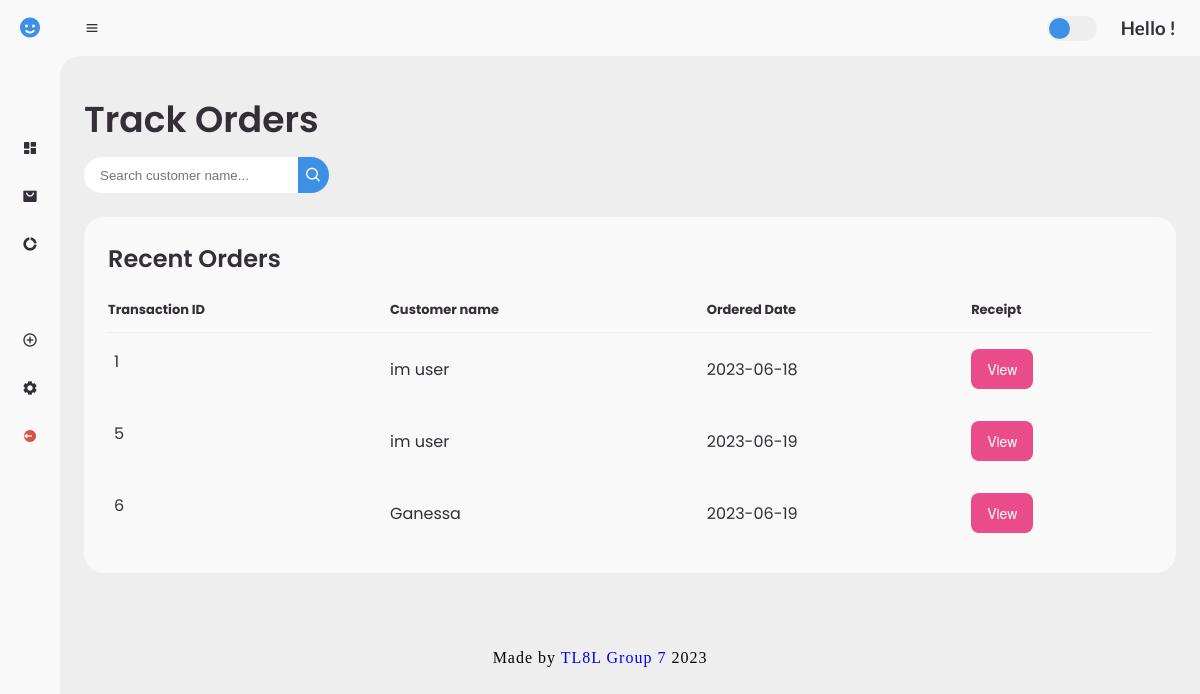
Screenshot of /trackorders with the database file from the repository.
### restaurant/models.py (models this page shows, shortened)
class Transactions(db.Model):
    __tablename__ = 'transactions'
    id = db.Column(db.Integer, primary_key = True)
    customer_id = db.Column(db.Integer, db.ForeignKey('users.id'))
    payment_method =db.Column(db.String, nullable=False)
    order_date = db.Column(db.Date, nullable=False)
    delivery_address =db.Column(db.String(255), nullable=False)
    order = db.relationship('Orders', backref = 'transactions', lazy = 'dynamic')

class User(UserMixin, db.Model):
    __tablename__ = 'users'
    id = db.Column(db.Integer, primary_key =True)
    fullname = db.Column(db.String(60), nullable=False)
    username = db.Column(db.String(60), nullable=False)
    password = db.Column(db.String(60), nullable=False)
    email = db.Column(db.String(60), nullable=False)
    phonenum = db.Column(db.Integer)
    gender = db.Column(db.String(10))
    role = db.Column(db.String(100))
    transactions = db.relationship('Transactions', backref = 'users', uselist = False)

### restaurant/admin.py (the view)
@admin.route("/trackorders")
def trackorders():
    confirmed_transactions = Transactions.query \
    .join(User, Transactions.customer_id == User.id) \
    .filter(Transactions.payment_method != "None") \
    .all()
    print(confirmed_transactions)
    return render_template("track_orders.html", orders = confirmed_transactions)

### restaurant/templates/track_orders.html (shortened to what this page needs)
{% extends "base.html" %}
{% block content %}
      <main>
        <div class="head-title">
          <div class="left">
            <h1>Track Orders</h1>
          </div>
        </div>
        <div class="head-title">
          <div class="form-input">
            <input type="search" id="adminfilterInput" placeholder="Search customer name..." />
            <button  onclick="filterNames()" class="search-btn">
              <i class="bx bx-search"></i>
            </button>
        </div>
      </div>
        <div class="table-data">
          <div class="order">
            <div class="head">
              <h3>Recent Orders</h3>
            </div>
            <table>
              <thead>
                <tr>
                  <th>Transaction ID</th>
                  <th>Customer name</th>
                  <th>Ordered Date</th>
                  <th>Receipt</th>
                </tr>
              </thead>
              <tbody id="names">
                {% for items in orders %}
                  <tr class="transactions">
                    <td>
                      <p>{{items.id}}</p>
                    </td>
                    <td class="customer_name">{{items.users.fullname}}</td>
                    <td>{{items.order_date}}</td>
                    <td><a href="{{url_for('customer.customer_view_receipt', trx_id = items.id ) }}" ><Button class="button-1" role="button">View</Button></a></td>
                  </tr>
                {% endfor %}
              </tbody>
            </table>
          </div>
        </div>
      </main>
    </section>
{% endblock content %}

### restaurant/static/style.css (style rules this page uses)
* { margin: 0; padding: 0; box-sizing: border-box; }
a { text-decoration: none; }
:root { --poppins: 'Poppins', sans-serif; --lato: 'Lato', sans-serif; --light: #f9f9f9; --blue: #3c91e6; --light-blue: #cfe8ff; --grey: #eee; --dark-grey: #aaaaaa; --dark: #342e37; --red: #db504a; --yellow: #ffce26; --light-yellow: #fff2c6; --orange: #fd7238; --light-orange: #ffe0d3; }
html { overflow-x: hidden; }
body { background: var(--grey); overflow-x: hidden; }
#content nav form, .head-title { max-width: 400px; width: 100%; margin-right: auto; }
#content nav form, .head-title .form-input { display: flex; align-items: center; height: 36px; }
#content nav form, .head-title .form-input input { flex-grow: 1; padding: 0 16px; height: 100%; border: none; border-radius: 36px 0 0 36px; outline: none; width: 100%; color: var(--dark); }
.head-title .form-input button { width: 36px; height: 100%; display: flex; justify-content: center; align-items: center; background: var(--blue); color: var(--light); font-size: 18px; border: none; outline: none; border-radius: 0 36px 36px 0; cursor: pointer; }
#content main { width: 100%; padding: 36px 24px; font-family: var(--poppins); max-height: calc(100vh - 56px); overflow-y: auto; }
#content main .head-title { display: flex; align-items: center; justify-content: space-between; grid-gap: 16px; flex-wrap: wrap; }
#content main .head-title .left h1 { font-size: 36px; font-weight: 600; margin-bottom: 10px; color: var(--dark); }
#content main .table-data { display: flex; flex-wrap: wrap; grid-gap: 24px; margin-top: 24px; width: 100%; color: var(--dark); }
#content main .table-data > div { border-radius: 20px; background: var(--light); padding: 24px; overflow-x: auto; }
#content main .table-data .head { display: flex; align-items: center; grid-gap: 16px; margin-bottom: 24px; }
#content main .table-data .head h3 { margin-right: auto; font-size: 24px; font-weight: 600; }
#content main .table-data .order { flex-grow: 1; flex-basis: 500px; }
#content main .table-data .order table { width: 100%; border-collapse: collapse; }
#content main .table-data .order table th { padding-bottom: 12px; font-size: 13px; text-align: left; border-bottom: 1px solid var(--grey); }
#content main .table-data .order table td { padding: 16px 0; }
#content main .table-data .order table tr td:first-child { display: flex; align-items: center; grid-gap: 12px; padding-left: 6px; }
.button-1 { background-color: #EA4C89; border-radius: 8px; border-style: none; box-sizing: border-box; color: #FFFFFF; cursor: pointer; display: inline-block; font-family: "Haas Grot Text R Web", "Helvetica Neue", Helvetica, Arial, sans-serif; font-size: 14px; font-weight: 500; height: 40px; line-height: 20px; list-style: none; margin: 0; outline: none; padding: 10px 16px; position: relative; text-align: center; text-decoration: none; transition: color 100ms; vertical-align: baseline; user-select: none; -webkit-user-select: none; touch-action: manipulation; }

### rows the page displays
Transactions: id "1", users.fullname "im user", order_date "2023-06-18"
Transactions: id "5", users.fullname "im user", order_date "2023-06-19"
Transactions: id "6", users.fullname "Ganessa", order_date "2023-06-19"
